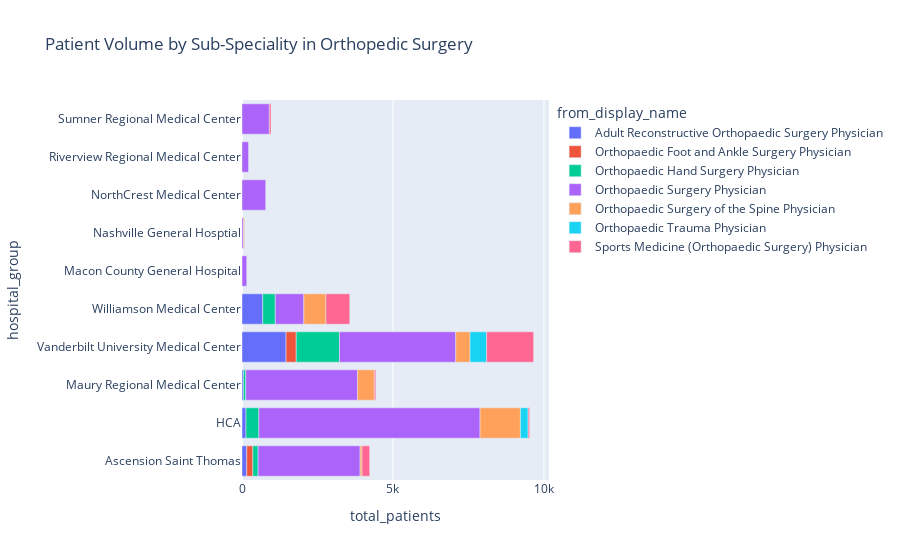

Notebook source saved alongside this figure:
### Code cell
df=ortho_pod
fig = px.bar(df, 
             x='total_patients', 
             color='from_display_name',
             y='hospital_group',
            title='Patient Volume by Sub-Speciality in Orthopedic Surgery')
fig.show()

### Figure 1 — Plotly figure (JSON) as saved in the notebook; plotly's stock layout.template omitted (floating-point values rounded to 4 significant figures)
{"data": [{"alignmentgroup": "True", "hovertemplate": "from_display_name=Adult Reconstructive Orthopaedic Surgery Physician<br>total_patients=%{x}<br>hospital_group=%{y}<extra></extra>", "legendgroup": "Adult Reconstructive Orthopaedic Surgery Physician", "marker": {"color": "#636efa"}, "name": "Adult Reconstructive Orthopaedic Surgery Physician", "offsetgroup": "Adult Reconstructive Orthopaedic Surgery Physician", "orientation": "h", "showlegend": true, "textposition": "auto", "type": "bar", "x": [157, 133, 48, 1459, 687], "xaxis": "x", "y": ["Ascension Saint Thomas", "HCA", "Maury Regional Medical Center", "Vanderbilt University Medical Center", "Williamson Medical Center"], "yaxis": "y"}, {"alignmentgroup": "True", "hovertemplate": "from_display_name=Orthopaedic Foot and Ankle Surgery Physician<br>total_patients=%{x}<br>hospital_group=%{y}<extra></extra>", "legendgroup": "Orthopaedic Foot and Ankle Surgery Physician", "marker": {"color": "#EF553B"}, "name": "Orthopaedic Foot and Ankle Surgery Physician", "offsetgroup": "Orthopaedic Foot and Ankle Surgery Physician", "orientation": "h", "showlegend": true, "textposition": "auto", "type": "bar", "x": [202, 337], "xaxis": "x", "y": ["Ascension Saint Thomas", "Vanderbilt University Medical Center"], "yaxis": "y"}, {"alignmentgroup": "True", "hovertemplate": "from_display_name=Orthopaedic Hand Surgery Physician<br>total_patients=%{x}<br>hospital_group=%{y}<extra></extra>", "legendgroup": "Orthopaedic Hand Surgery Physician", "marker": {"color": "#00cc96"}, "name": "Orthopaedic Hand Surgery Physician", "offsetgroup": "Orthopaedic Hand Surgery Physician", "orientation": "h", "showlegend": true, "textposition": "auto", "type": "bar", "x": [175, 425, 77, 1431, 416], "xaxis": "x", "y": ["Ascension Saint Thomas", "HCA", "Maury Regional Medical Center", "Vanderbilt University Medical Center", "Williamson Medical Center"], "yaxis": "y"}, {"alignmentgroup": "True", "hovertemplate": "from_display_name=Orthopaedic Surgery Physician<br>total_patients=%{x}<br>hospital_group=%{y}<extra></extra>", "legendgroup": "Orthopaedic Surgery Physician", "marker": {"color": "#ab63fa"}, "name": "Orthopaedic Surgery Physician", "offsetgroup": "Orthopaedic Surgery Physician", "orientation": "h", "showlegend": true, "textposition": "auto", "type": "bar", "x": [3378, 7325, 157, 3703, 51, 785, 216, 904, 3852, 945], "xaxis": "x", "y": ["Ascension Saint Thomas", "HCA", "Macon County General Hospital", "Maury Regional Medical Center", "Nashville General Hosptial", "NorthCrest Medical Center", "Riverview Regional Medical Center", "Sumner Regional Medical Center", "Vanderbilt University Medical Center", "Williamson Medical Center"], "yaxis": "y"}, {"alignmentgroup": "True", "hovertemplate": "from_display_name=Orthopaedic Surgery of the Spine Physician<br>total_patients=%{x}<br>hospital_group=%{y}<extra></extra>", "legendgroup": "Orthopaedic Surgery of the Spine Physician", "marker": {"color": "#FFA15A"}, "name": "Orthopaedic Surgery of the Spine Physician", "offsetgroup": "Orthopaedic Surgery of the Spine Physician", "orientation": "h", "showlegend": true, "textposition": "auto", "type": "bar", "x": [63, 1337, 556, 31, 473, 733], "xaxis": "x", "y": ["Ascension Saint Thomas", "HCA", "Maury Regional Medical Center", "Nashville General Hosptial", "Vanderbilt University Medical Center", "Williamson Medical Center"], "yaxis": "y"}, {"alignmentgroup": "True", "hovertemplate": "from_display_name=Orthopaedic Trauma Physician<br>total_patients=%{x}<br>hospital_group=%{y}<extra></extra>", "legendgroup": "Orthopaedic Trauma Physician", "marker": {"color": "#19d3f3"}, "name": "Orthopaedic Trauma Physician", "offsetgroup": "Orthopaedic Trauma Physician", "orientation": "h", "showlegend": true, "textposition": "auto", "type": "bar", "x": [255, 549], "xaxis": "x", "y": ["HCA", "Vanderbilt University Medical Center"], "yaxis": "y"}, {"alignmentgroup": "True", "hovertemplate": "from_display_name=Sports Medicine (Orthopaedic Surgery) Physician<br>total_patients=%{x}<br>hospital_group=%{y}<extra></extra>", "legendgroup": "Sports Medicine (Orthopaedic Surgery) Physician", "marker": {"color": "#FF6692"}, "name": "Sports Medicine (Orthopaedic Surgery) Physician", "offsetgroup": "Sports Medicine (Orthopaedic Surgery) Physician", "orientation": "h", "showlegend": true, "textposition": "auto", "type": "bar", "x": [253, 50, 47, 57, 1557, 788], "xaxis": "x", "y": ["Ascension Saint Thomas", "HCA", "Maury Regional Medical Center", "Sumner Regional Medical Center", "Vanderbilt University Medical Center", "Williamson Medical Center"], "yaxis": "y"}], "layout": {"barmode": "relative", "legend": {"title": {"text": "from_display_name"}, "tracegroupgap": 0}, "title": {"text": "Patient Volume by Sub-Speciality in Orthopedic Surgery"}, "xaxis": {"anchor": "y", "domain": [0, 1], "title": {"text": "total_patients"}}, "yaxis": {"anchor": "x", "domain": [0, 1], "title": {"text": "hospital_group"}}}}
